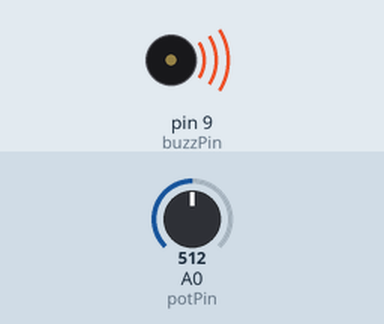
Bench run of a sketch on a simulated Arduino Uno, built with avr-gcc and run on an emulated ATmega328P. Shown: buzzer (waves = sounding). The inputs (shaded band) are chosen by the test bench; at power-on: A0 (potPin) = 512.

Above: at 0.1 s.
Timing chart, 0 to 1.6 s (numbered marks = the images above):
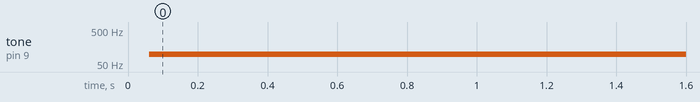

Measured:
- by itself, tone on pin 9 (buzzPin): silent → 98 Hz at 0.06 s

The sketch:

024_passive_buzzer.ino
```cpp
// https://www.youtube.com/watch?v=dHYKRrlPNzM&list=PLGs0VKk2DiYw-L-RibttcvK-WBZm8WLEP&index=24

/**
 * Read signal from potentiometer.
 * For max potentiometer value (1023), buzz delay time is 10,000 microseconds
 * For low, 60 microsecond delay
 */

// pin setup
int buzzPin = 9;
int potPin = A0;

int potVal;
float minBuzzTime = 60;
float slope = 9940./1023.;
float buzzTime;

void setup() {
  // put your setup code here, to run once:
  pinMode(buzzPin, OUTPUT);
  pinMode(potPin, INPUT);
  Serial.begin(9600);
}

void loop() {
  // put your main code here, to run repeatedly:
  potVal = analogRead(potPin);

  buzzTime = (slope * potVal) + minBuzzTime;

  //Serial.print("potVal: ");
  //Serial.print(potVal);
  //Serial.print(" / buzzTime: ");
  //Serial.println(buzzTime);

  digitalWrite(buzzPin, HIGH);
  delayMicroseconds(buzzTime);
  digitalWrite(buzzPin, LOW);
  delayMicroseconds(buzzTime);
}
```
